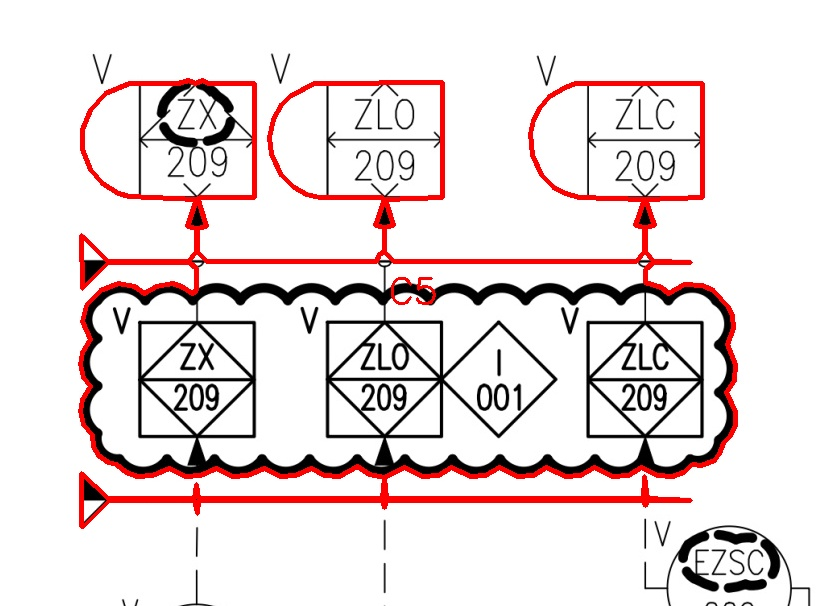
#> input picture step2c_cloud_editor/test_c5_crop_8000.jpg, 816 x 606 px
$ python -i diagnose_clouds.py   (imports and definitions only)
#> lines starting #> are read from the running program, lines starting #| are printed output that depends on the picture
"""
Cloud-Miss Diagnostic Mode — Evidence Gathering (no architecture change)
========================================================================
Purpose
-------
Prove WHERE information is lost for every revision cloud the deterministic
pipeline fails to detect. For each *missed* cloud we save the raw evidence and
auto-classify the failure into one of four mutually exclusive buckets:

    A = SIGNAL LOSS        boundary ink is gone after binarization
    B = FRAGMENTATION      ink exists, broken into pieces, no single big piece,
                           and naive closing does NOT reconstruct a valid cloud
    C = VALIDATION REJECT  a substantial contour exists but a gate rejects it
    D = MERGE FAILURE      multiple pieces exist that, once closed/unioned,
                           DO form a valid cloud — only the IoU merge misses it

This module changes NOTHING in the detection architecture. It re-uses the exact
binarization, contour extraction, acceptance logic, and validation gate from
`stage1_cloud.py` so the evidence reflects the real system, not a proxy.

Defining a "miss"
-----------------
A diagnostic needs a reference set of where clouds *should* be:
  1. --truth <file.json>   manual ground truth (authoritative).
                           Format: [{"box":[x0,y0,x1,y1]}, ...]  (full-res px)
  2. otherwise, Gemini Instance Oracle enumerates all revision clouds.
     (This also serves as the evaluation of the proposed Gemini-as-oracle role.)

A reference cloud is MISSED if no detected polygon matches it
(IoU > MATCH_IOU or detected-centroid inside the reference box).

IMPORTANT CAVEAT (printed in the report):
  - If the reference comes from Gemini, it is a *candidate* set, not truth.
    Saved crops let a human confirm each one is a real cloud.
  - The A/B/C/D label is a heuristic. The saved artifacts are the real evidence;
    the label is a hint that aggregates into statistics.

Usage
-----
    # Gemini oracle as reference (needs GOOGLE_API_KEY)
    python pipeline/diagnose_clouds.py drawing.jpg

    # Manual ground truth as reference (no API needed)
    python pipeline/diagnose_clouds.py drawing.jpg --truth clouds_truth.json

    # Choose output dir
    python pipeline/diagnose_clouds.py drawing.jpg --out debug_diag
"""
import os, sys, json, argparse, logging
sys.path.insert(0, os.path.dirname(os.path.dirname(os.path.abspath(__file__))))

from pathlib import Path
from typing import List, Optional, Tuple

import cv2
import numpy as np

from core.geometry import iou, contour_to_polygon
from core.json_parser import parse_json
from settings import CLOUD_POLY_EPSILON

# Re-use the REAL system internals so evidence reflects the live pipeline.
from pipeline.stage1_cloud import (
    detect_clouds,
    _cloud_likelihood_score,
    _validate_cloud_shape,
    _in_exclusion_zone,
    SCALLOP_THRESHOLD, SCALLOP_MIN_AREA, SCALLOP_MAX_AREA_FRAC,
    SCALLOP_MAX_SOLIDITY, CLS_ACCEPT, CLS_REVIEW, VALIDATE_MIN_VERTICES,
)

log = logging.getLogger(__name__)

# ── Diagnostic parameters (NOT detection thresholds — only classification) ──
MATCH_IOU        = 0.30   # reference matched to a detection if IoU exceeds this
REGION_PAD       = 60     # px padding around a reference box when cropping
MIN_FRAG_LEN     = 50     # px arc-length floor for a "real" fragment (vs speckle)
INK_MIN_FRAC     = 0.004  # below this foreground fraction → treat region as empty
MERGE_CLOSE_K    = 15     # kernel for the merge-reconstruction probe (close gaps)
MERGE_CLOSE_IT   = 3      # iterations for the merge probe


# ═══════════════════════════════════════════════════════════════════
# Reference set: manual truth OR Gemini instance oracle
# ═══════════════════════════════════════════════════════════════════
# [257 lines left out: functions _load_truth, _gemini_instance_oracle, _evaluate_contour, _binarize_global, _binarize_adaptive, _diagnose_region, not called in this run]


# ═══════════════════════════════════════════════════════════════════
# Orchestrator
# ═══════════════════════════════════════════════════════════════════
def run_diagnosis(image: np.ndarray, out_dir: Path,
                  truth_path: Optional[str] = None, gemini=None) -> dict:
    H, W = image.shape[:2]
    out_dir.mkdir(parents=True, exist_ok=True)
    log.info(f"Diagnostic on {W}x{H}")

    # 1. Reference set
    if truth_path:
        ref_boxes = _load_truth(truth_path)
        ref_source = f"manual_truth:{truth_path}"
    elif gemini is not None:
        ref_boxes = _gemini_instance_oracle(image, gemini)
        ref_source = "gemini_instance_oracle"
    else:
        raise ValueError("Need --truth <file> or a Gemini client for the oracle.")
    log.info(f"Reference clouds: {len(ref_boxes)} (source={ref_source})")

    # 2. Run the deterministic pipeline (OpenCV only — no Gemini refinement,
    #    so we diagnose the OpenCV signal path, not Gemini-recovered clouds).
    det = detect_clouds(image, debug_path=None, gemini=None)
    det_boxes = det.bounding_boxes
    log.info(f"Deterministic detections: {len(det_boxes)}")

    # 3. Match reference → detections
    missed = []
    for box in ref_boxes:
        bx0, by0, bx1, by1 = box
        matched = False
        for db in det_boxes:
            if iou(box, db) > MATCH_IOU:
                matched = True; break
            dcx, dcy = (db[0] + db[2]) / 2, (db[1] + db[3]) / 2
            if bx0 <= dcx <= bx1 and by0 <= dcy <= by1:
                matched = True; break
        if not matched:
            missed.append(box)
    log.info(f"Missed clouds: {len(missed)} / {len(ref_boxes)}")

    # 4. Diagnose each miss
    bw_global = _binarize_global(image)
    bw_adapt = _binarize_adaptive(image)
    records = [_diagnose_region(i + 1, box, image, bw_global, bw_adapt, out_dir)
               for i, box in enumerate(missed)]

    # 5. Aggregate statistics
    counts = {}
    for r in records:
        counts[r['label']] = counts.get(r['label'], 0) + 1

    summary = {
        'image_size': [W, H],
        'reference_source': ref_source,
        'n_reference': len(ref_boxes),
        'n_detected': len(det_boxes),
        'n_missed': len(missed),
        'recall_vs_reference': round(1 - len(missed) / max(1, len(ref_boxes)), 3),
        'failure_counts': counts,
        'legend': {
            'A': 'signal loss (boundary gone after binarization)',
            'B': 'fragmentation (pieces exist, naive closing fails to reconstruct)',
            'C': 'validation rejection (substantial contour killed by a gate)',
            'C*': 'anomaly: a fully-valid contour exists but pipeline missed it',
            'D': 'merge failure (pieces close into a valid cloud; IoU merge misses)',
        },
        'records': records,
    }
    with open(out_dir / "DIAGNOSIS_SUMMARY.json", 'w') as f:
        json.dump(summary, f, indent=2)

    # 6. Console report
    print("\n" + "═" * 64)
    print(" CLOUD-MISS DIAGNOSIS")
    print("═" * 64)
    print(f" Reference source : {ref_source}")
    print(f" Reference clouds : {len(ref_boxes)}")
    print(f" Detected (OpenCV): {len(det_boxes)}")
    print(f" Missed           : {len(missed)}  "
          f"(recall vs reference = {summary['recall_vs_reference']*100:.1f}%)")
    print("─" * 64)
    print(" FAILURE BREAKDOWN")
    order = ['A', 'B', 'C', 'C*', 'D']
    for k in order:
        if k in counts:
            print(f"   {k:2s} {summary['legend'][k]:<55s} {counts[k]}")
    for k, v in counts.items():
        if k not in order:
            print(f"   {k:2s} (other) {v}")
    print("─" * 64)
    print(" INTERPRETATION GUIDE")
    print("   A dominant → redesign BINARIZATION (front-end signal)")
    print("   B dominant → reconstruction GRAPH required")
    print("   C dominant → redesign VALIDATION gate")
    print("   D dominant → redesign MERGE (replace IoU with affinity/closure)")
    print("   C* present → integration/dedup bug — fix before re-architecting")
    print("═" * 64)
    print(f" Artifacts + per-miss verdicts: {out_dir}/")
    print(f" Summary JSON: {out_dir/'DIAGNOSIS_SUMMARY.json'}")
    if ref_source.startswith('gemini'):
        print("\n NOTE: reference is Gemini candidates, not ground truth.")
        print("       Open each miss_*/1_crop.jpg to confirm it is a real cloud")
        print("       before trusting the statistics.")
    print()
    return summary


# [23 lines left out: function main, not called in this run]


# [2 lines not run here, left out]

>>> import cv2
>>> picture = cv2.imread('../step2c_cloud_editor/test_c5_crop_8000.jpg', cv2.IMREAD_GRAYSCALE)
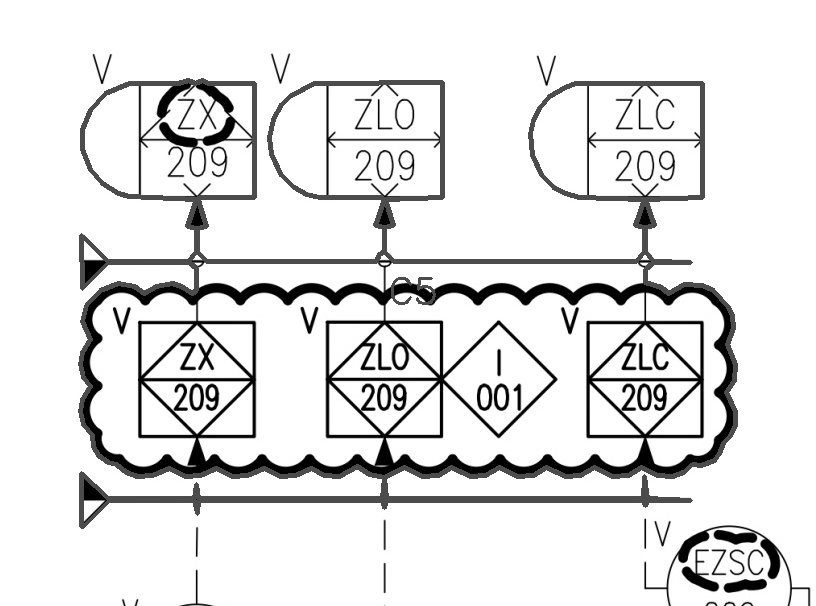
#> picture: shape (606, 816); min 0, max 255, mean 226.7
>>> result = run_diagnosis(picture, 'out.png')
#> (the run stopped early here; a loop or call above may not have finished)
